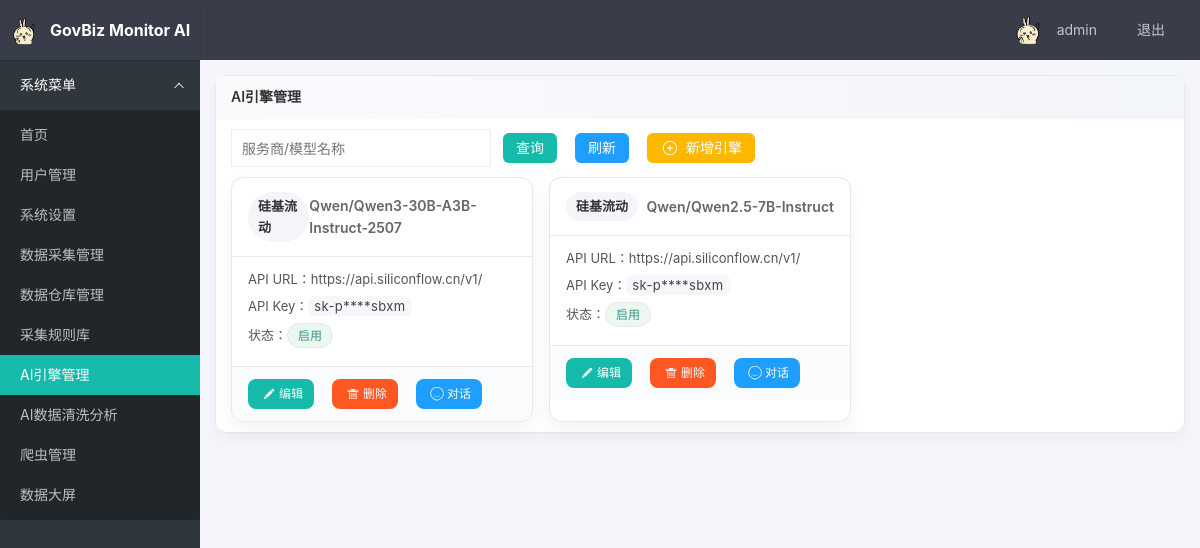
Page /admin/ai_engines (signed in) on the committed database.
### tables this page shows
CREATE TABLE settings (
  key text primary key,
  value text
);

CREATE TABLE users (
  id integer primary key autoincrement,
  username text unique not null,
  password_hash text not null,
  role_id integer not null,
  created_at datetime default current_timestamp,
  foreign key (role_id) references roles(id)
);

CREATE TABLE ai_engines( id integer primary key autoincrement, provider_name text not null, api_url text not null, api_key text not null, model_name text not null, enabled integer default 1, created_at datetime default current_timestamp );

### app/admin.py (the view)
@bp.route('/ai_engines')
def ai_engines():
    execute_update("create table if not exists ai_engines(\n        id integer primary key autoincrement,\n        provider_name text not null,\n        api_url text not null,\n        api_key text not null,\n        model_name text not null,\n        enabled integer default 1,\n        created_at datetime default current_timestamp\n    )")
    q = request.args.get('q', '').strip()
    rows = []
    if q:
        rows = query_all("select * from ai_engines where provider_name like ? or model_name like ? order by id desc", [f"%{q}%", f"%{q}%"])
    else:
        rows = query_all("select * from ai_engines order by id desc")
    return render_template('admin/ai_engines.html', rows=rows, q=q)

### app/admin.py (called while the page is built)
@bp.before_request
@login_required
def require_admin():
    if not current_user.is_admin:
        flash("无权访问", "error")
        return redirect(url_for('main.index'))

### app/db.py (called while the page is built)
def get_connection():
    conn = sqlite3.connect(str(DATABASE))
    conn.row_factory = sqlite3.Row
    return conn

def query_all(sql, params=None):
    conn = get_connection()
    try:
        cur = conn.execute(sql, params or [])
        rows = cur.fetchall()
        return [dict(row) for row in rows]
    finally:
        conn.close()

def query_one(sql, params=None):
    conn = get_connection()
    try:
        cur = conn.execute(sql, params or [])
        row = cur.fetchone()
        return dict(row) if row else None
    finally:
        conn.close()

def execute_update(sql, params=None):
    conn = get_connection()
    try:
        cur = conn.execute(sql, params or [])
        conn.commit()
        return cur.lastrowid
    finally:
        conn.close()

### app/models.py (called while the page is built)
    @staticmethod
    def get(user_id):
        sql = """
            select u.id, u.username, u.role_id, r.name as role_name
            from users u
            join roles r on u.role_id = r.id
            where u.id = ?
        """
        row = query_one(sql, [user_id])
        if not row:
            return None
        return User(row['id'], row['username'], row['role_id'], row['role_name'])

    @property
    def is_admin(self):
        return self.role_name == 'admin'

### templates/admin/ai_engines.html (shortened to what this page needs)
{% extends "base.html" %}
{% block content %}
<div class="layui-card">
  <div class="layui-card-header">AI引擎管理</div>
  <div class="layui-card-body">
    <div class="layui-form" style="margin-bottom:10px;display:flex;gap:12px;align-items:center;flex-wrap:wrap">
      <div class="layui-inline">
        <input type="text" id="q" value="{{ q }}" placeholder="服务商/模型名称" class="layui-input" style="width:260px">
      </div>
      <div class="layui-inline op-actions">
        <button class="layui-btn" id="btnSearch">查询</button>
        <button class="layui-btn layui-btn-normal" id="btnRefresh">刷新</button>
        <button class="layui-btn layui-btn-warm" id="btnAdd"><i class="layui-icon layui-icon-add-circle"></i>新增引擎</button>
      </div>
    </div>
    <div class="engine-grid">
      {% for r in rows %}
      <div class="engine-card" data-id="{{ r.id }}" data-enabled="{{ r.enabled }}">
        <div class="engine-top">
          <div class="engine-badge">{{ r.provider_name }}</div>
          <div class="engine-model">{{ r.model_name }}</div>
        </div>
        <div class="engine-body">
          <div class="engine-field">API URL：<span title="{{ r.api_url }}">{{ r.api_url }}</span></div>
          <div class="engine-field">API Key：<span class="mask">{{ r.api_key[:4] }}****{{ r.api_key[-4:] if r.api_key|length>8 else '' }}</span></div>
          <div class="engine-field">状态：<span class="tag {{ 'on' if r.enabled==1 else 'off' }}">{{ '启用' if r.enabled==1 else '停用' }}</span></div>
        </div>
      <div class="engine-actions">
        <button class="layui-btn layui-btn-sm" data-action="edit"><i class="layui-icon layui-icon-edit"></i>编辑</button>
        <button class="layui-btn layui-btn-sm layui-btn-danger" data-action="del"><i class="layui-icon layui-icon-delete"></i>删除</button>
        <button class="layui-btn layui-btn-sm layui-btn-normal" data-action="chat"><i class="layui-icon layui-icon-chat"></i>对话</button>
      </div>
      </div>
      {% endfor %}
    </div>
  </div>
</div>
{% endblock %}

### templates/base.html (shortened to what this page needs)
<!DOCTYPE html>
<html>
<head>
    <link rel="stylesheet" href="{{ url_for('static', filename='layui-v2.13.2/layui/css/layui.css') }}">
    <link rel="stylesheet" href="{{ url_for('static', filename='css/app.css') }}">
</head>
<body class="layui-layout-body">
    <div class="layui-layout layui-layout-admin">
        <div class="layui-header">
            <div class="layui-logo">
                <img src="{{ settings.app_logo }}" alt="logo"
                    style="height:28px;vertical-align:middle;margin-right:8px">
                {{ settings.app_name }}
            </div>
            <ul class="layui-nav layui-layout-right">
                <li class="layui-nav-item">
                    <a href="javascript:;">
                        <img src="{{ settings.app_logo }}" class="layui-nav-img" alt="avatar">
                        {{ current_user.username }}
                    </a>
                </li>
                <li class="layui-nav-item"><a href="{{ url_for('auth.logout') }}">退出</a></li>
            </ul>
        </div>
        <div class="layui-side layui-bg-black">
            <div class="layui-side-scroll">
                <ul class="layui-nav layui-nav-tree" lay-filter="side">
                    <li class="layui-nav-item layui-nav-itemed">
                        <a href="javascript:;">系统菜单</a>
                        <dl class="layui-nav-child">
                            <dd><a href="{{ url_for('main.index') }}">首页</a></dd>
                            {% if current_user.is_admin %}
                            <dd><a href="{{ url_for('admin.user_list') }}">用户管理</a></dd>
                            <dd><a href="{{ url_for('admin.settings') }}">系统设置</a></dd>
                            <dd><a href="{{ url_for('admin.crawl_manage') }}">数据采集管理</a></dd>
                            <dd><a href="{{ url_for('admin.warehouse') }}">数据仓库管理</a></dd>
                            <dd><a href="{{ url_for('admin.rules') }}">采集规则库</a></dd>
                            <dd><a href="{{ url_for('admin.ai_engines') }}">AI引擎管理</a></dd>
                            <dd><a href="{{ url_for('admin.ai_tools') }}">AI数据清洗分析</a></dd>
                            <dd><a href="{{ url_for('admin.crawlers') }}">爬虫管理</a></dd>
                            <dd><a href="{{ url_for('admin.data_board') }}">数据大屏</a></dd>
                            {% endif %}
                        </dl>
                    </li>
                </ul>
            </div>
        </div>
        <div class="layui-body" style="padding: 15px;">
            {% block content %}{% endblock %}
        </div>
    </div>
</body>
</html>

### static/css/app.css (style rules this page uses)
:root { --brand: #38A39A; --brand2: #5FB878; --bg: #f7f8fa; --text: #333; --muted: #888; --card: #ffffff; --border: #e6e8ee }
body { background: #f4f6fb }
.layui-card { border: 1px solid var(--border); border-radius: 12px; box-shadow: 0 6px 18px rgba(0, 0, 0, 0.04) }
.layui-card-header { background: linear-gradient(90deg, #f9fafc, #f2f5f9); font-weight: 600 }
.layui-btn { border-radius: 8px; transition: transform .08s ease }
.op-actions .layui-btn { height: 32px; line-height: 32px; padding: 0 14px }
.engine-grid { display: grid; grid-template-columns: repeat(auto-fill, minmax(280px, 1fr)); gap: 16px }
.engine-card { background: var(--card); border: 1px solid var(--border); border-radius: 12px; box-shadow: 0 8px 20px rgba(0, 0, 0, .05); overflow: hidden }
.engine-top { display: flex; align-items: center; justify-content: space-between; padding: 12px 14px; border-bottom: 1px solid var(--border) }
.engine-badge { background: linear-gradient(90deg, var(--brand2), var(--brand)); color: #fff; border-radius: 999px; padding: 4px 10px; font-weight: 600 }
.engine-model { color: #666; font-weight: 600 }
.engine-body { padding: 12px 14px }
.engine-field { margin-bottom: 8px; color: #555 }
.engine-field .mask { background: #f5f7fa; color: #444; border-radius: 6px; padding: 2px 6px; letter-spacing: .4px }
.engine-actions { display: flex; gap: 8px }

### templates/base.html (style rules this page uses)
.layui-layout-admin .layui-header { background-color: #393D49; }
.layui-logo { color: #fff !important; font-weight: bold; }
.op-actions { display: flex; gap: 8px; flex-wrap: wrap; align-items: center; }
.op-actions .layui-btn { display: inline-flex; align-items: center; gap: 6px; height: 30px; line-height: 30px; padding: 0 12px; border-radius: 6px; }
.op-actions .layui-btn i { font-size: 16px; }

### templates/admin/ai_engines.html (style rules this page uses)
.engine-grid { display:grid;grid-template-columns:repeat(auto-fill,minmax(280px,1fr));grid-gap:16px }
.engine-card { border:1px solid var(--border);border-radius:12px;background:#fff;color:#333;box-shadow:0 8px 20px rgba(0,0,0,.05);position:relative;overflow:hidden }
.engine-top { padding:14px 16px;border-bottom:1px solid var(--border);display:flex;align-items:center;justify-content:space-between }
.engine-badge { font-size:13px;background:#f3f5f9;color:#333;display:inline-block;padding:4px 10px;border-radius:999px;font-weight:600 }
.engine-model { font-size:14px;color:#666;font-weight:600 }
.engine-body { padding:12px 16px;background:#fff }
.engine-field { font-size:13px;margin-bottom:6px;word-break:break-all }
.engine-actions { display:flex;gap:8px;padding:12px 16px;border-top:1px solid var(--border);background:#fafbfc }
.mask { letter-spacing:.4px;background:#f5f7fa;border-radius:6px;padding:0 6px }
.tag { display:inline-block;padding:2px 10px;border-radius:999px;font-size:12px;border:1px solid var(--border) }
.tag.on { background:rgba(95,184,120,.12);color:#2F9688 }

### rows in the picture
settings: app_logo (picture)
settings: app_name "GovBiz Monitor AI"
users: username "admin"
ai_engines: provider_name "硅基流动", model_name "Qwen/Qwen3-30B-A3B-Instruct-2507", api_url "https://api.siliconflow.cn/v1/", api_key "sk-p", api_key "sbxm", enabled "启用"
ai_engines: provider_name "硅基流动", model_name "Qwen/Qwen2.5-7B-Instruct", api_url "https://api.siliconflow.cn/v1/", api_key "sk-p", api_key "sbxm", enabled "启用"
